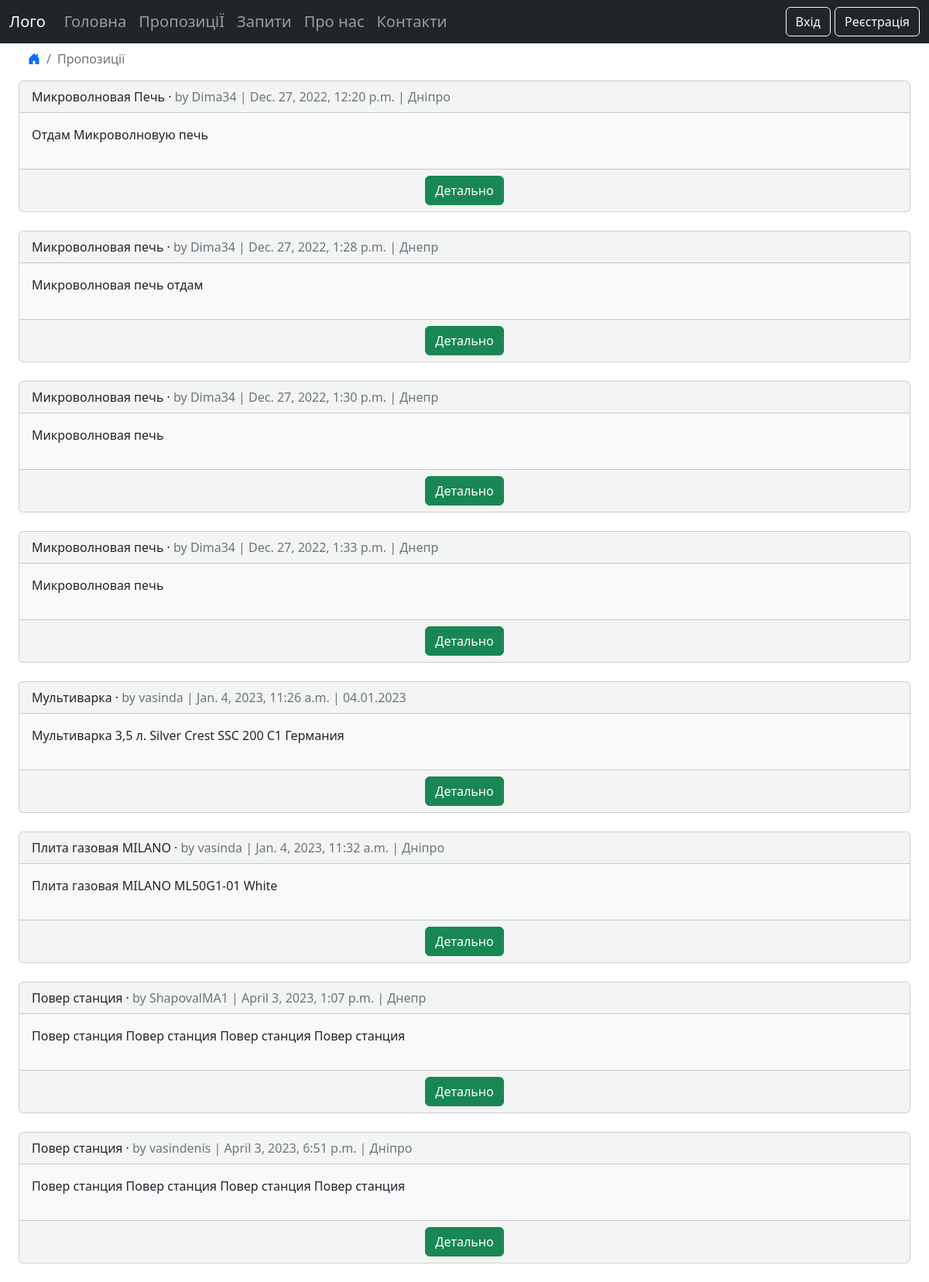
Screenshot of /offers/ with the database file from the repository.
### offers/models.py (models this page shows, shortened)
class Offers(models.Model):
    title = models.CharField(max_length=255)
    body = models.TextField('Опис', max_length=255)
    url_image = models.URLField(blank=True, null=True)
    location = models.TextField(blank=True)
    date = models.DateTimeField(auto_now_add=True)
    author = models.ForeignKey(
        'accounts.CustomUser',
        on_delete=models.CASCADE,
    )
    request = models.ForeignKey('requests.Requests', on_delete=models.CASCADE, blank=True, null=True)

### accounts/models.py (models this page shows)
class CustomUser(AbstractUser):
    phone = models.CharField(max_length=15)

### offers/views.py (the view)
# urls.py: path("", OffersListView.as_view(), name="offers_list"),
class OffersListView(ListView):
    model = Offers
    template_name = "offers_list.html"

### templates/offers_list.html (shortened to what this page needs)
{% extends "base.html" %}
{% load crispy_forms_tags %}
{% block content %}
<ul class="breadcrumb ms-4">
    <li class="breadcrumb-item"><a href="{% url 'home' %}"><i class="bi bi-house-door-fill"></i></a></li>
    <li class="breadcrumb-item active">Пропозиції</li>
</ul>
{% for offers in offers_list %}
<div class="container-fluid">
    <div class="card card-list bg-light bg-opacity-50">
        <div class="card-header">
            <span class="font-weight-bold">{{ offers.title }}</span> &middot;
            <span class="text-muted">by {{ offers.author }} |
                {{ offers.date }} | {{ offers.location }}</span>
        </div>
        <div class="card-body bg-light post-entry">
            <p>{{ offers.body }}</p>
        </div>
        <div class="card-footer text-center text-muted">
            <a class = "btn btn-success" href="{% url 'offers_detail' offers.pk %}">Детально</a>
        </div>
    </div>
</div>
{% endfor %}
{% endblock content %}

### rows the page displays
Offers: title "Микроволновая Печь", author "Dima34", date "Dec. 27, 2022, 12:20 p.m.", location "Дніпро", body "Отдам Микроволновую печь"
Offers: title "Микроволновая печь", author "Dima34", date "Dec. 27, 2022, 1:28 p.m.", location "Днепр", body "Микроволновая печь отдам"
Offers: title "Микроволновая печь", author "Dima34", date "Dec. 27, 2022, 1:30 p.m.", location "Днепр", body "Микроволновая печь"
Offers: title "Микроволновая печь", author "Dima34", date "Dec. 27, 2022, 1:33 p.m.", location "Днепр", body "Микроволновая печь"
Offers: title "Мультиварка", author "vasinda", date "Jan. 4, 2023, 11:26 a.m.", location "04.01.2023", body "Мультиварка 3,5 л. Silver Crest SSC 200 C1 Германия"
Offers: title "Плита газовая MILANO", author "vasinda", date "Jan. 4, 2023, 11:32 a.m.", location "Дніпро", body "Плита газовая MILANO ML50G1-01 White"
Offers: title "Повер станция", author "ShapovalMA1", date "April 3, 2023, 1:07 p.m.", location "Днепр", body "Повер станция Повер станция Повер станция Повер станция"
Offers: title "Повер станция", author "vasindenis", date "April 3, 2023, 6:51 p.m.", location "Дніпро", body "Повер станция Повер станция Повер станция Повер станция"
